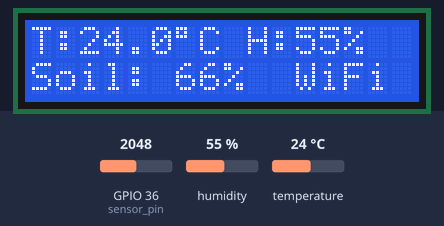
Recording of a sketch running on a simulated ESP32. Parts: 16×2 character LCD. Inputs (shaded band) come from the test bench; at power-on: humidity 55 %, GPIO 36 (sensor_pin) = 2048, temperature 24 °C. WiFi joins after 1.5 s; servers stay silent unless stated; uploads are accepted with an empty reply; what the sketch prints to the serial monitor is not drawn.

Above: at 7.8 s.
7.9 s: humidity set to 22 %
At 13.5 s:
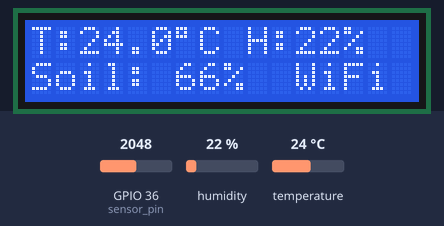
14.2 s: GPIO 36 (sensor_pin) set to 2866
At 15.3 s:
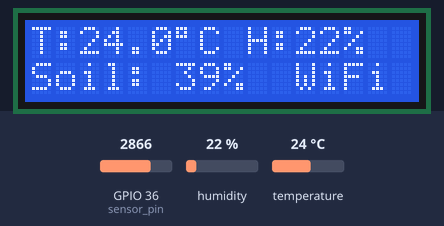
16.1 s: temperature set to 12 °C
At 19.3 s:
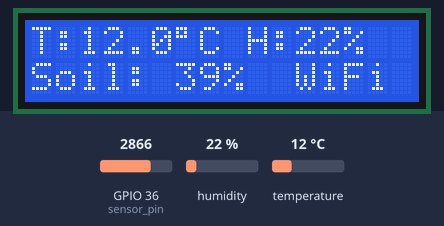
23.6 s: GPIO 36 (sensor_pin) set to 3603
At 25.1 s:
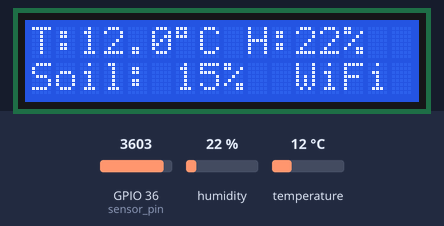
26.2 s: humidity set to 40 %
At 28.8 s:
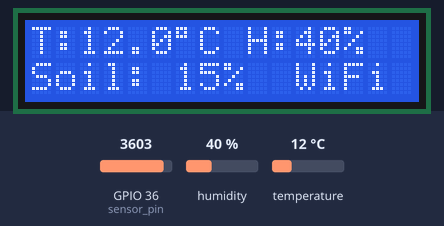
29.4 s: GPIO 36 (sensor_pin) set to 11
At 31.1 s:
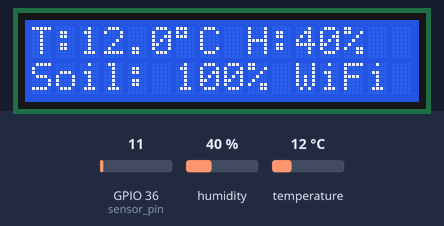
36.9 s: GPIO 36 (sensor_pin) set to 8
Timing chart, 0 to 39.4 s (numbered marks = the images above; inputs shaded):
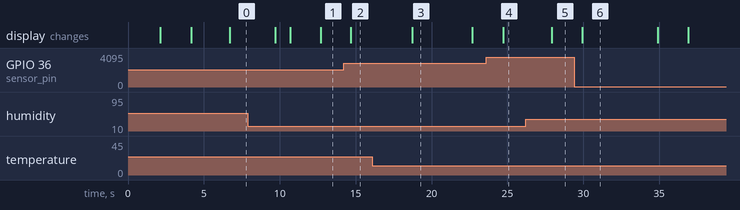

The sketch:

esplcd.ino
```cpp
/*
  ESP32 Soil Moisture Sensor with WiFi Data Transmission
  Based on: http://www.electronicwings.com
  Modified for: Reboot The Earth Dashboard
*/

#include <WiFi.h>
#include <HTTPClient.h>
#include <ArduinoJson.h>
#include <Wire.h>
#include <LiquidCrystal_I2C.h>
#include <Adafruit_Sensor.h>
#include <DHT.h>
#include <DHT_U.h>

// WiFi credentials - CHANGE THESE TO YOUR WIFI
const char* ssid = "aaron";
const char* password = "12348765";

// Server endpoint - CHANGE THIS TO YOUR COMPUTER'S IP
const char* serverURL = "http://192.168.137.1:3000/api/sensor-data";

// LCD configuration (address 0x27, 16 columns, 2 rows)
LiquidCrystal_I2C lcd(0x27, 16, 2);

#define DHTPIN 4       // Digital pin connected to the DHT sensor
#define DHTTYPE DHT11  // DHT 11

DHT dht(DHTPIN, DHTTYPE);

int _moisture, sensor_analog;
const int sensor_pin = A0; /* Soil moisture sensor O/P pin */

// Timing variables
unsigned long lastSensorRead = 0;
unsigned long lastDataSend = 0;
const unsigned long sensorInterval = 1000;  // Read sensors every 1 second (faster)
const unsigned long sendInterval = 3000;    // Send data every 3 seconds (much faster)

// Display variables
int displayPage = 0;  // 0: Main data, 1: Network status
unsigned long lastDisplayUpdate = 0;
const unsigned long page1Duration = 10000;  // Page 1 (sensors) shows for 10 seconds
const unsigned long page2Duration = 2000;   // Page 2 (network) shows for 2 seconds

void setup(void) {
  Serial.begin(115200);
  dht.begin();

  // Initialize LCD
  lcd.init();
  lcd.backlight();
  lcd.clear();

  // Show startup message
  lcd.setCursor(0, 0);
  lcd.print("Plant Monitor");
  lcd.setCursor(0, 1);
  lcd.print("Starting...");
  delay(2000);

  // Connect to WiFi
  connectToWiFi();

  Serial.println("Setup complete!");
  delay(500); // Reduced from 2000ms to 500ms
}

void connectToWiFi() {
  WiFi.begin(ssid, password);

  lcd.clear();
  lcd.setCursor(0, 0);
  lcd.print("Connecting WiFi");
  lcd.setCursor(0, 1);
  lcd.print("Please wait...");

  Serial.print("Connecting to WiFi");
  while (WiFi.status() != WL_CONNECTED) {
    delay(1000);
    Serial.print(".");
  }

  Serial.println();
  Serial.print("Connected! IP: ");
  Serial.println(WiFi.localIP());

  lcd.clear();
  lcd.setCursor(0, 0);
  lcd.print("WiFi Connected!");
  lcd.setCursor(0, 1);
  lcd.print(WiFi.localIP());
  delay(2000);
}

void loop(void) {
  unsigned long currentTime = millis();

  // Check WiFi connection
  if (WiFi.status() != WL_CONNECTED) {
    Serial.println("WiFi disconnected, reconnecting...");
    connectToWiFi();
  }

  // Read sensors every 1 second
  if (currentTime - lastSensorRead >= sensorInterval) {
    readSensorsAndDisplay();
    lastSensorRead = currentTime;
  }

  // Send data to server every 3 seconds
  if (currentTime - lastDataSend >= sendInterval) {
    sendDataToServer();
    lastDataSend = currentTime;
  }

  // Update display page with different durations
  unsigned long currentDisplayDuration = (displayPage == 0) ? page1Duration : page2Duration;
  if (currentTime - lastDisplayUpdate >= currentDisplayDuration) {
    displayPage = (displayPage + 1) % 2;  // Toggle between 0 and 1
    lastDisplayUpdate = currentTime;
  }
}

void readSensorsAndDisplay() {
  // Read soil moisture
  sensor_analog = analogRead(sensor_pin);

  // Improved calibration based on typical soil moisture sensor values
  // Dry air/soil = 4095 (maximum), Wet soil = 1000-1500 (minimum)
  int dryValue = 4095;   // Value when sensor is completely dry (what you're seeing now)
  int wetValue = 1000;   // Value when sensor is in very wet soil

  // Calculate moisture percentage (inverted because higher analog = drier)
  int moisturePercent = map(sensor_analog, dryValue, wetValue, 0, 100);
  sensor_analog = constrain(moisturePercent, 0, 100); // Keep within 0-100%

  // Read DHT sensor
  float h = dht.readHumidity();
  float t = dht.readTemperature();

  // Check if DHT reads failed
  if (isnan(h) || isnan(t)) {
    Serial.println(F("Failed to read from DHT sensor!"));
    h = 0;
    t = 0;
  }

  // Print to Serial for debugging
  Serial.print("Raw analog: ");
  Serial.print(analogRead(sensor_pin));
  Serial.print(", Moisture: ");
  Serial.print(sensor_analog);
  Serial.print("%, Humidity: ");
  Serial.print(h);
  Serial.print("%, Temperature: ");
  Serial.print(t);
  Serial.println("°C");

  // Update OLED display
  updateDisplay(t, h, sensor_analog);
}

void updateDisplay(float temp, float humidity, int moisture) {
  lcd.clear();

  if (displayPage == 0) {
    // Page 1: Sensor readings
    lcd.setCursor(0, 0);
    lcd.printf("T:%.1f", temp);
    lcd.print((char)223);  // Degree symbol
    lcd.printf("C H:%.0f%%", humidity);

    lcd.setCursor(0, 1);
    lcd.printf("Soil: %d%%", moisture);

    // Show WiFi status
    lcd.setCursor(11, 1);
    if (WiFi.status() == WL_CONNECTED) {
      lcd.print("WiFi");
    } else {
      lcd.print("----");
    }
  } else {
    // Page 2: Network information
    lcd.setCursor(0, 0);
    if (WiFi.status() == WL_CONNECTED) {
      lcd.print("WiFi: Connected");
      lcd.setCursor(0, 1);
      lcd.printf("RSSI: %d dBm", WiFi.RSSI());
    } else {
      lcd.print("WiFi: Failed");
      lcd.setCursor(0, 1);
      lcd.print("Check Network");
    }
  }
}

void sendDataToServer() {
  if (WiFi.status() == WL_CONNECTED) {
    HTTPClient http;
    http.begin(serverURL);
    http.addHeader("Content-Type", "application/json");

    // Read current sensor values
    float h = dht.readHumidity();
    float t = dht.readTemperature();

    if (isnan(h)) h = 0;
    if (isnan(t)) t = 0;

    // Create JSON payload
    StaticJsonDocument<200> jsonDoc;
    jsonDoc["soilMoisture"] = sensor_analog;
    jsonDoc["humidity"] = h;
    jsonDoc["temperature"] = t;
    jsonDoc["timestamp"] = millis();
    jsonDoc["deviceId"] = "ESP32_Plant_Monitor";

    String jsonString;
    serializeJson(jsonDoc, jsonString);

    Serial.println("Sending data: " + jsonString);

    // Send POST request
    int httpResponseCode = http.POST(jsonString);

    if (httpResponseCode > 0) {
      String response = http.getString();
      Serial.println("Server response: " + response);

    } else {
      Serial.print("Error sending data. HTTP code: ");
      Serial.println(httpResponseCode);
    }

    http.end();
  } else {
    Serial.println("WiFi not connected, cannot send data");
  }
}
```

Measured:
- after the input at 7.9 s, the display: changes after 1.8 s (image 1)
- after the input at 14.2 s, the display: changes after 0.48 s (image 2)
- after the input at 16.1 s, the display: changes after 2.6 s (image 3)
- after the input at 23.6 s, the display: changes after 1.1 s (image 4)
- after the input at 26.2 s, the display: changes after 1.7 s (image 5)
- what the display in image 3 shows lasts 4.0 s, from 18.7 s to 22.7 s
- what the display in image 6 shows lasts 5.0 s, from 29.9 s to 34.9 s
